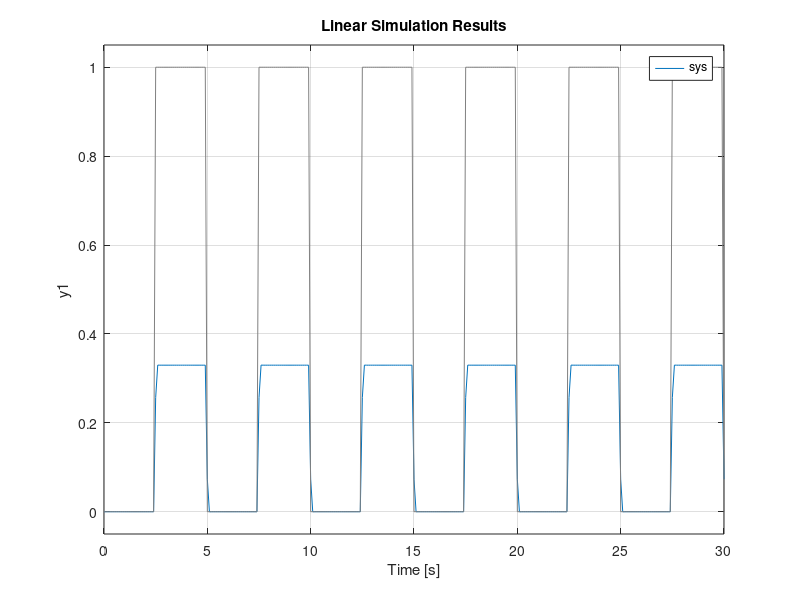

Here is the MATLAB script that generated this plot:
% Define Constants
J = 0.2; % Moment of Intertia
b = 0.1;  % Viscous Friction
K = 3.0; % Electromotive Force Constant / Motor Torque Constant
R = 1.0;    % Electric Resistance
L = 0.01;  % Electric Inductance

% State-space model
A = [-b/J   K/J
     -K/L  -R/L];
B = [0
    1/L];
C = [1   0];
D = 0;

% Create system
sys = ss(A, B, C, D);

[u,t] = gensig('square',5,30,0.1);
lsim(sys,u,t)

